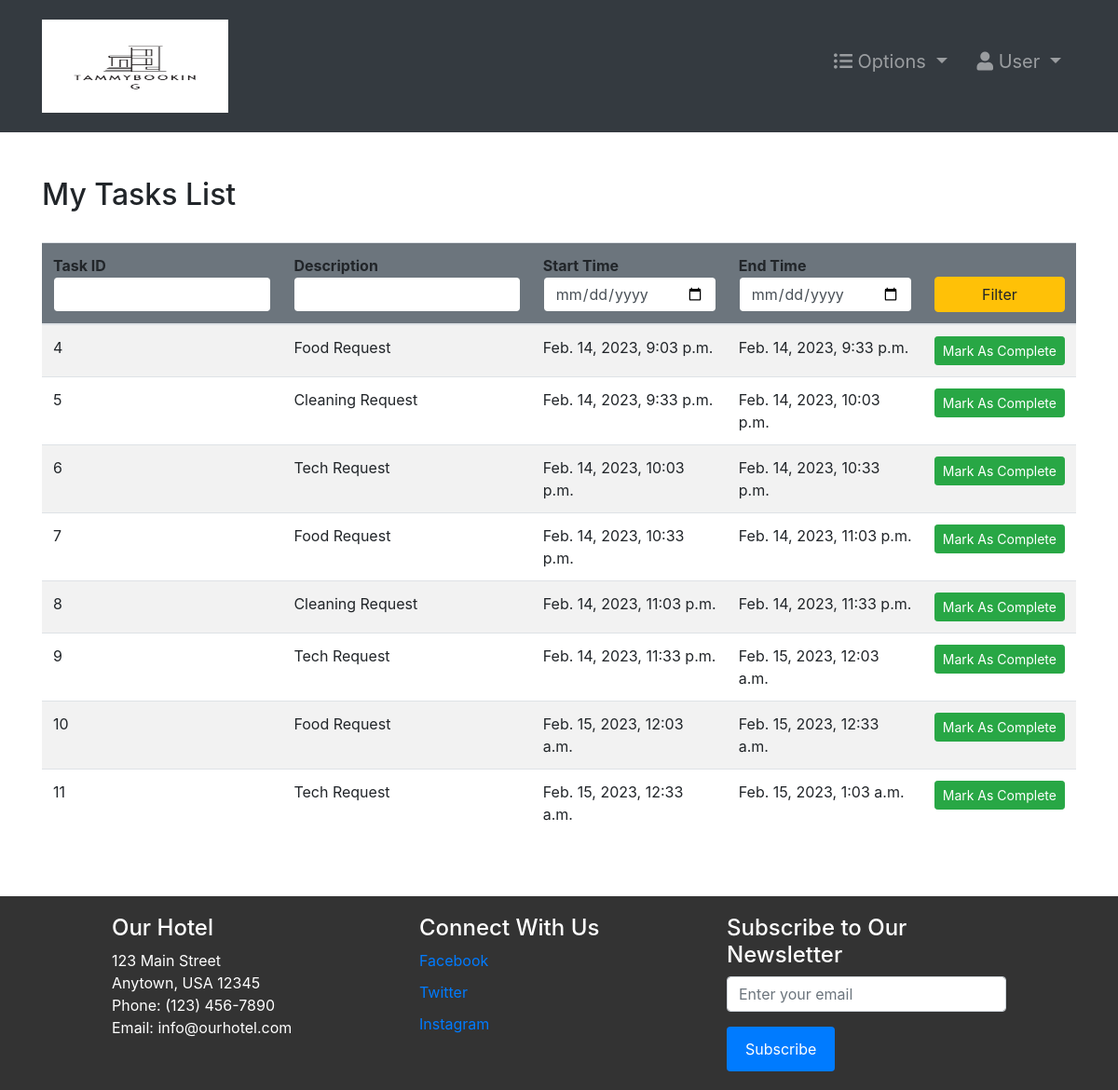
Page /tasks/ (signed in) on the earlier database version.
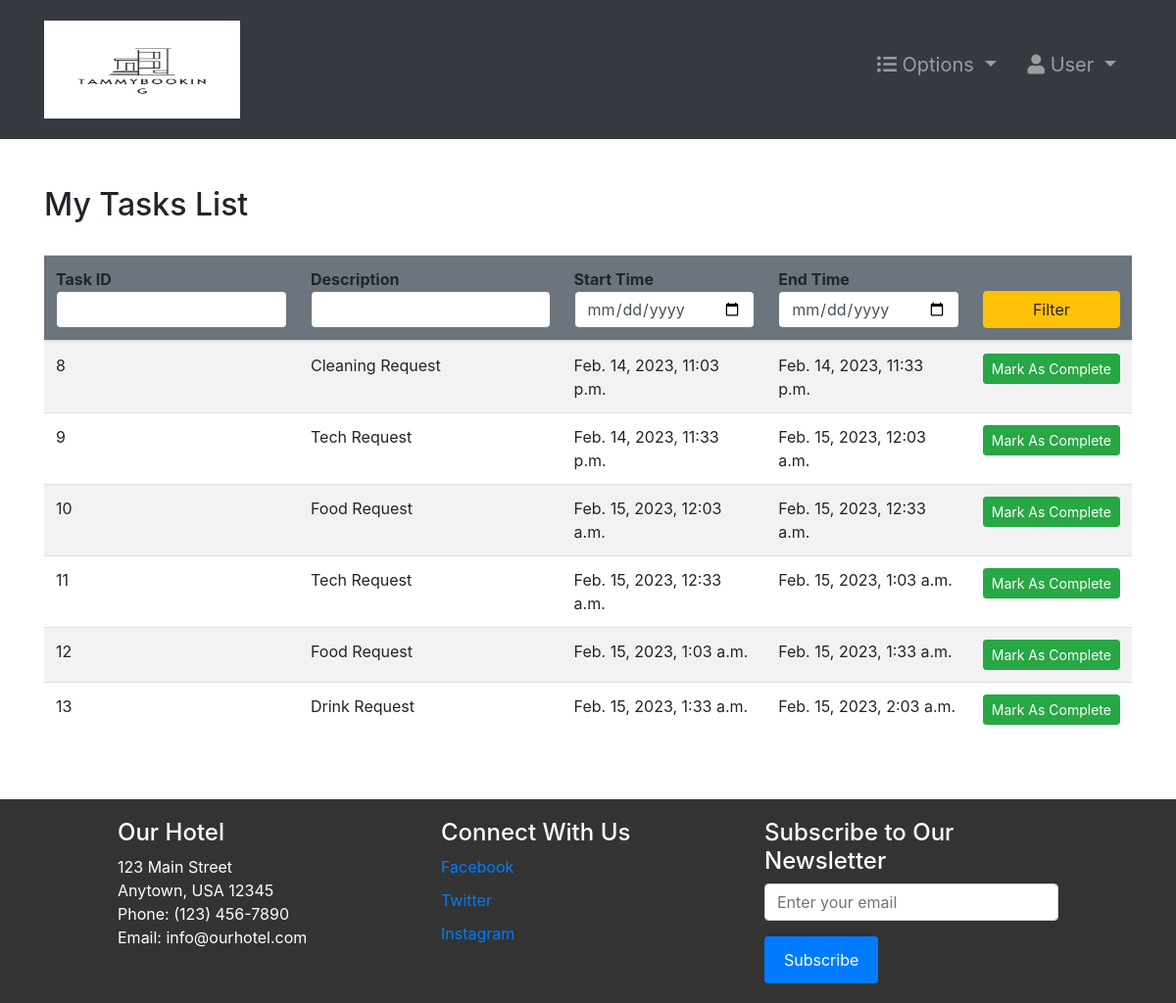
Same page on the later database version.
### accounts/models.py (models this page shows, shortened)
class Task(models.Model):
    employee = models.ForeignKey(
        Employee,   null=True, on_delete=models.CASCADE)
    startTime = models.DateTimeField()
    endTime = models.DateTimeField()
    description = models.TextField()

### accounts/views.py (the view, shortened to what this page needs)
# urls.py: path('tasks/', tasks, name="tasks"),
@login_required(login_url='login')
def tasks(request):
    role = str(request.user.groups.all()[0])
    path = role + "/"
    tempEmp = Employee.objects.get(user=request.user)
    tasks = Task.objects.filter(employee=tempEmp)
    context = {
        "role": role,
        'tasks': tasks
    }
    return render(request, path + "tasks.html", context)

### Templates/staff/tasks.html (shortened to what this page needs)
{% extends '../index.html' %}
{% block context %}
<div class="container py-5">
    <div class="table-header row">
        <div class="col-sm-12 col-md-12 col-lg-4 mb-4">
            <h2>My Tasks List</h2>
        </div>
    </div>
    <table class="table table-hover table-striped">
        <thead class="bg-secondary rounded">
            <tr>
                <form action="" method="POST">
                    <th>Task ID <input type="number" name="id" value="{{id}}"
                            class="form-control border border-secondary"></th>
                    <th>Description <input type="text" name="desc" value="{{desc}}"
                            class="form-control border border-secondary"></th>
                    <th>Start Time <input type="date" name="fd" value="{{fd}}"
                            class="form-control border border-secondary"></th>
                    <th>End Time <input type="date" name="ed" value="{{ed}}"
                            class="form-control border border-secondary"></th>
                    <th><button type="submit" name="filter" class="btn btn-warning w-100">Filter</button></th>
                </form>
            </tr>
        </thead>
        <tbody>
            {% for t in tasks %}
            <tr>
                <td>{{t.id}}</td>
                <td>{{t.description}}</td>
                <td>{{t.startTime}}</td>
                <td>{{t.endTime}}</td>
                <form action="" method="POST">
                    <td><a type="submit" name="markAsComplete" class="btn btn-sm btn-success w-100"
                            href="{% url 'completeTask' t.id %}">Mark&nbsp;As&nbsp;Complete</a></td>
                </form>
            </tr>
            {% endfor %}
        </tbody>
    </table>
</div>
{% endblock %}

### Templates/index.html
{% include 'incs/head.html' %}
<body>
    {% include 'incs/nav.html' %}
    {% block context %}
    {% endblock %}
    {% include 'incs/footer.html' %}
</body>
</html>

### Templates/incs/head.html (shortened to what this page needs)
{% load static %}
<!DOCTYPE html>
<html lang="en">
<head>
    <link rel="stylesheet" type="text/css" href="{% static '/css/style.css' %}">
    <link rel="stylesheet" type="text/css" href="{% static '/css/main.css' %}">
    <link rel="stylesheet" href="https://stackpath.bootstrapcdn.com/bootstrap/4.4.1/css/bootstrap.min.css"
>
    <link rel="stylesheet" href="{% static 'css/form.css' %}">
    <link rel="stylesheet" href="//cdn.jsdelivr.net/jquery.raty/2.7.0/jquery.raty.css">
    <link rel="stylesheet" href="https://cdnjs.cloudflare.com/ajax/libs/font-awesome/5.15.4/css/all.min.css" />
<link rel="stylesheet" href="https://unpkg.com/flickity@2/dist/flickity.min.css">
</head>

### Templates/incs/nav.html (shortened to what this page needs)
<nav class="navbar navbar-dark bg-dark navbar-expand-lg py-3 " role="navigation">
    <div class="container">
        {% if role == 'guest' %}
        <a href="{% url 'guest-home'  request.user.guest.user.id %}" class="navbar-brand">
            <!-- <h2 class="text-capitalize">
                Tammybooking.xyz
            </h2> -->
            <img src="/media/logo.png" height="100" width="200">
        </a>
        {% else %}
        <a href="" class="navbar-brand">
            <img src="/media/logo.png" height="100" width="200">
        </a>
        {% endif %}
        <div class="collapse navbar-collapse" id="navbarTags">
            <ul class="navbar-nav ml-auto">
                <li class="nav-item dropdown p-2">
                    <a class="nav-link dropdown-toggle" href="#" id="navbarDropdown" role="button"
                        data-toggle="dropdown" aria-haspopup="true" aria-expanded="false">
                        <i class="fas fa-list-ul"></i> Options
                    </a>
                </li>
                <li class="nav-item dropdown p-2">
                    <a class="nav-link dropdown-toggle" href="#" id="navbarDropdown" role="button"
                        data-toggle="dropdown" aria-haspopup="true" aria-expanded="false">
                        <i class="fas fa-user"></i> User
                    </a>
                </li>
            </ul>
        </div>
    </div>
</nav>

### Templates/incs/footer.html
{% load static %}
<footer class="hotel-footer">
    <div class="footer-content" >
      <div class="row">
        <div class="col-md-4">
          <h4>Our Hotel</h4>
          <p>123 Main Street<br>Anytown, USA 12345<br>Phone: (123) 456-7890<br>Email: info@ourhotel.com</p>
        </div>
        <div class="col-md-4">
          <h4>Connect With Us</h4>
          <ul class="list-unstyled">
            <li><a href="#">Facebook</a></li>
            <li><a href="#">Twitter</a></li>
            <li><a href="#">Instagram</a></li>
          </ul>
        </div>
        <div class="col-md-4">
          <h4>Subscribe to Our Newsletter</h4>
          <form>
            <div class="form-group">
              <input type="email" class="form-control" placeholder="Enter your email">
            </div>
            <button type="submit" class="btn btn-primary">Subscribe</button>
          </form>
        </div>
      </div>
    </div>
  </footer>

### static/css/style.css (style rules this page uses)
* { margin: 0; padding: 0; -webkit-font-smoothing: antialiased; box-sizing: border-box; }
.hotel-footer { background-color: #333; color: #fff; padding: 20px; text-align: left; }
.footer-content { margin: 0 100px 0 100px; }
ul { list-style: none; margin: 0; padding: 0; }
li { margin-bottom: 10px; }

### static/css/main.css (style rules this page uses)
* { margin: 0; padding: 0; -webkit-font-smoothing: antialiased; }
body { position: relative; }
nav .nav-item { font-size: 20px; }

### static/css/form.css (style rules this page uses)
.form-container input[type=submit] , .btn-primary, button { background-color: #4CAF50; color: white; padding: 12px 20px; border: none; border-radius: 4px; cursor: pointer; }
.form-group { margin-bottom: 1rem; }
input[type="text"], input[type="number"] { width: 100%; padding: 0.375rem 0.75rem; font-size: 1rem; line-height: 1.5; color: #495057; background-color: #fff; background-clip: padding-box; border: 1px solid #ced4da; border-radius: 0.25rem; transition: border-color 0.15s ease-in-out, box-shadow 0.15s ease-in-out; }
.btn-primary { color: #fff; background-color: #007bff; border-color: #007bff; }

Differences in the rows shown:
removed Task: id "4", description "Food Request", startTime "Feb. 14, 2023, 9:03 p.m.", endTime "Feb. 14, 2023, 9:33 p.m."
removed Task: id "5", description "Cleaning Request", startTime "Feb. 14, 2023, 9:33 p.m.", endTime "Feb. 14, 2023, 10:03 p.m."
removed Task: id "6", description "Tech Request", startTime "Feb. 14, 2023, 10:03 p.m.", endTime "Feb. 14, 2023, 10:33 p.m."
removed Task: id "7", description "Food Request", startTime "Feb. 14, 2023, 10:33 p.m.", endTime "Feb. 14, 2023, 11:03 p.m."
added Task: id "12", description "Food Request", startTime "Feb. 15, 2023, 1:03 a.m.", endTime "Feb. 15, 2023, 1:33 a.m."
added Task: id "13", description "Drink Request", startTime "Feb. 15, 2023, 1:33 a.m.", endTime "Feb. 15, 2023, 2:03 a.m."
